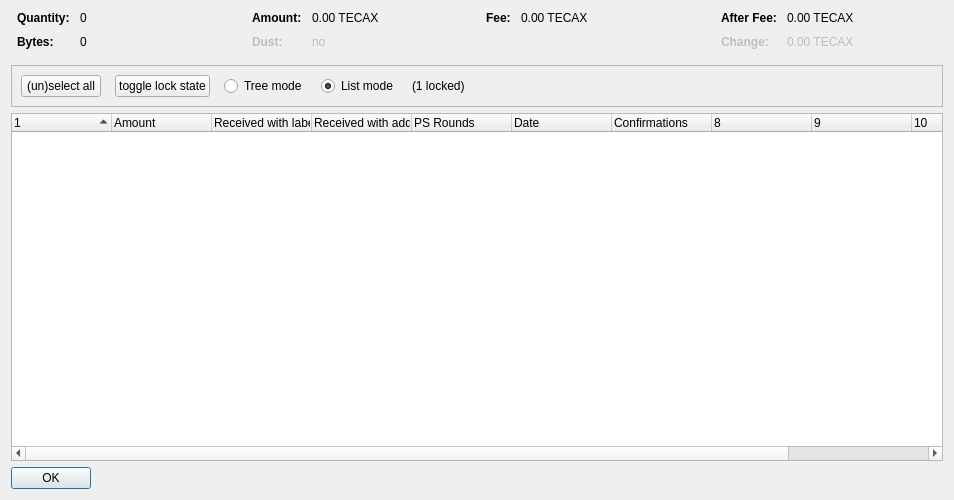
<?xml version="1.0" encoding="UTF-8"?>
<ui version="4.0">
 <class>CoinControlDialog</class>
 <widget class="QDialog" name="CoinControlDialog">
  <property name="geometry">
   <rect>
    <x>0</x>
    <y>0</y>
    <width>954</width>
    <height>500</height>
   </rect>
  </property>
  <property name="windowTitle">
   <string>Coin Selection</string>
  </property>
  <layout class="QVBoxLayout" name="verticalLayout">
   <item>
    <layout class="QHBoxLayout" name="horizontalLayoutTop" stretch="0,0,0,0">
     <property name="topMargin">
      <number>0</number>
     </property>
     <property name="bottomMargin">
      <number>10</number>
     </property>
     <item>
      <layout class="QFormLayout" name="formLayoutCoinControl1">
       <property name="horizontalSpacing">
        <number>10</number>
       </property>
       <property name="verticalSpacing">
        <number>10</number>
       </property>
       <property name="leftMargin">
        <number>6</number>
       </property>
       <property name="rightMargin">
        <number>6</number>
       </property>
       <item row="0" column="0">
        <widget class="QLabel" name="labelCoinControlQuantityText">
         <property name="font">
          <font>
           <weight>75</weight>
           <bold>true</bold>
          </font>
         </property>
         <property name="text">
          <string>Quantity:</string>
         </property>
        </widget>
       </item>
       <item row="0" column="1">
        <widget class="QLabel" name="labelCoinControlQuantity">
         <property name="cursor">
          <cursorShape>IBeamCursor</cursorShape>
         </property>
         <property name="contextMenuPolicy">
          <enum>Qt::ActionsContextMenu</enum>
         </property>
         <property name="text">
          <string notr="true">0</string>
         </property>
         <property name="textInteractionFlags">
          <set>Qt::LinksAccessibleByMouse|Qt::TextSelectableByKeyboard|Qt::TextSelectableByMouse</set>
         </property>
        </widget>
       </item>
       <item row="1" column="0">
        <widget class="QLabel" name="labelCoinControlBytesText">
         <property name="font">
          <font>
           <weight>75</weight>
           <bold>true</bold>
          </font>
         </property>
         <property name="text">
          <string>Bytes:</string>
         </property>
        </widget>
       </item>
       <item row="1" column="1">
        <widget class="QLabel" name="labelCoinControlBytes">
         <property name="cursor">
          <cursorShape>IBeamCursor</cursorShape>
         </property>
         <property name="contextMenuPolicy">
          <enum>Qt::ActionsContextMenu</enum>
         </property>
         <property name="text">
          <string notr="true">0</string>
         </property>
         <property name="textInteractionFlags">
          <set>Qt::LinksAccessibleByMouse|Qt::TextSelectableByKeyboard|Qt::TextSelectableByMouse</set>
         </property>
        </widget>
       </item>
      </layout>
     </item>
     <item>
      <layout class="QFormLayout" name="formLayoutCoinControl2">
       <property name="horizontalSpacing">
        <number>10</number>
       </property>
       <property name="verticalSpacing">
        <number>10</number>
       </property>
       <property name="leftMargin">
        <number>6</number>
       </property>
       <property name="rightMargin">
        <number>6</number>
       </property>
       <item row="0" column="0">
        <widget class="QLabel" name="labelCoinControlAmountText">
         <property name="font">
          <font>
           <weight>75</weight>
           <bold>true</bold>
          </font>
         </property>
         <property name="text">
          <string>Amount:</string>
         </property>
        </widget>
       </item>
       <item row="0" column="1">
        <widget class="QLabel" name="labelCoinControlAmount">
         <property name="cursor">
          <cursorShape>IBeamCursor</cursorShape>
         </property>
         <property name="contextMenuPolicy">
          <enum>Qt::ActionsContextMenu</enum>
         </property>
         <property name="text">
          <string notr="true">0.00 TECAX</string>
         </property>
         <property name="textInteractionFlags">
          <set>Qt::LinksAccessibleByMouse|Qt::TextSelectableByKeyboard|Qt::TextSelectableByMouse</set>
         </property>
        </widget>
       </item>
       <item row="1" column="0">
        <widget class="QLabel" name="labelCoinControlLowOutputText">
         <property name="enabled">
          <bool>false</bool>
         </property>
         <property name="font">
          <font>
           <weight>75</weight>
           <bold>true</bold>
          </font>
         </property>
         <property name="text">
          <string>Dust:</string>
         </property>
        </widget>
       </item>
       <item row="1" column="1">
        <widget class="QLabel" name="labelCoinControlLowOutput">
         <property name="enabled">
          <bool>false</bool>
         </property>
         <property name="cursor">
          <cursorShape>IBeamCursor</cursorShape>
         </property>
         <property name="contextMenuPolicy">
          <enum>Qt::ActionsContextMenu</enum>
         </property>
         <property name="text">
          <string notr="true">no</string>
         </property>
         <property name="textInteractionFlags">
          <set>Qt::LinksAccessibleByMouse|Qt::TextSelectableByKeyboard|Qt::TextSelectableByMouse</set>
         </property>
        </widget>
       </item>
      </layout>
     </item>
     <item>
      <layout class="QFormLayout" name="formLayoutCoinControl3">
       <property name="horizontalSpacing">
        <number>10</number>
       </property>
       <property name="verticalSpacing">
        <number>10</number>
       </property>
       <property name="leftMargin">
        <number>6</number>
       </property>
       <property name="rightMargin">
        <number>6</number>
       </property>
       <item row="0" column="0">
        <widget class="QLabel" name="labelCoinControlFeeText">
         <property name="font">
          <font>
           <weight>75</weight>
           <bold>true</bold>
          </font>
         </property>
         <property name="text">
          <string>Fee:</string>
         </property>
        </widget>
       </item>
       <item row="0" column="1">
        <widget class="QLabel" name="labelCoinControlFee">
         <property name="cursor">
          <cursorShape>IBeamCursor</cursorShape>
         </property>
         <property name="contextMenuPolicy">
          <enum>Qt::ActionsContextMenu</enum>
         </property>
         <property name="text">
          <string notr="true">0.00 TECAX</string>
         </property>
         <property name="textInteractionFlags">
          <set>Qt::LinksAccessibleByMouse|Qt::TextSelectableByKeyboard|Qt::TextSelectableByMouse</set>
         </property>
        </widget>
       </item>
      </layout>
     </item>
     <item>
      <layout class="QFormLayout" name="formLayoutCoinControl4">
       <property name="horizontalSpacing">
        <number>10</number>
       </property>
       <property name="verticalSpacing">
        <number>10</number>
       </property>
       <property name="leftMargin">
        <number>6</number>
       </property>
       <property name="rightMargin">
        <number>6</number>
       </property>
       <item row="0" column="0">
        <widget class="QLabel" name="labelCoinControlAfterFeeText">
         <property name="font">
          <font>
           <weight>75</weight>
           <bold>true</bold>
          </font>
         </property>
         <property name="text">
          <string>After Fee:</string>
         </property>
        </widget>
       </item>
       <item row="0" column="1">
        <widget class="QLabel" name="labelCoinControlAfterFee">
         <property name="cursor">
          <cursorShape>IBeamCursor</cursorShape>
         </property>
         <property name="contextMenuPolicy">
          <enum>Qt::ActionsContextMenu</enum>
         </property>
         <property name="text">
          <string notr="true">0.00 TECAX</string>
         </property>
         <property name="textInteractionFlags">
          <set>Qt::LinksAccessibleByMouse|Qt::TextSelectableByKeyboard|Qt::TextSelectableByMouse</set>
         </property>
        </widget>
       </item>
       <item row="1" column="0">
        <widget class="QLabel" name="labelCoinControlChangeText">
         <property name="enabled">
          <bool>false</bool>
         </property>
         <property name="font">
          <font>
           <weight>75</weight>
           <bold>true</bold>
          </font>
         </property>
         <property name="text">
          <string>Change:</string>
         </property>
        </widget>
       </item>
       <item row="1" column="1">
        <widget class="QLabel" name="labelCoinControlChange">
         <property name="enabled">
          <bool>false</bool>
         </property>
         <property name="cursor">
          <cursorShape>IBeamCursor</cursorShape>
         </property>
         <property name="contextMenuPolicy">
          <enum>Qt::ActionsContextMenu</enum>
         </property>
         <property name="text">
          <string notr="true">0.00 TECAX</string>
         </property>
         <property name="textInteractionFlags">
          <set>Qt::LinksAccessibleByMouse|Qt::TextSelectableByKeyboard|Qt::TextSelectableByMouse</set>
         </property>
        </widget>
       </item>
      </layout>
     </item>
    </layout>
   </item>
   <item>
    <widget class="QFrame" name="frame">
     <property name="minimumSize">
      <size>
       <width>0</width>
       <height>40</height>
      </size>
     </property>
     <property name="frameShape">
      <enum>QFrame::StyledPanel</enum>
     </property>
     <property name="frameShadow">
      <enum>QFrame::Sunken</enum>
     </property>
     <layout class="QHBoxLayout" name="horizontalLayout">
      <item>
       <layout class="QHBoxLayout" name="horizontalLayoutPanel" stretch="0,0,0,0,0,0">
        <property name="spacing">
         <number>14</number>
        </property>
        <item>
         <widget class="QPushButton" name="pushButtonSelectAll">
          <property name="sizePolicy">
           <sizepolicy hsizetype="Maximum" vsizetype="Fixed">
            <horstretch>0</horstretch>
            <verstretch>0</verstretch>
           </sizepolicy>
          </property>
          <property name="text">
           <string>(un)select all</string>
          </property>
          <property name="autoDefault">
           <bool>false</bool>
          </property>
         </widget>
        </item>
        <item>
         <widget class="QPushButton" name="pushButtonToggleLock">
          <property name="sizePolicy">
           <sizepolicy hsizetype="Maximum" vsizetype="Fixed">
            <horstretch>0</horstretch>
            <verstretch>0</verstretch>
           </sizepolicy>
          </property>
          <property name="text">
           <string>toggle lock state</string>
          </property>
          <property name="autoDefault">
           <bool>false</bool>
          </property>
         </widget>
        </item>
        <item>
         <widget class="QRadioButton" name="radioTreeMode">
          <property name="sizePolicy">
           <sizepolicy hsizetype="Maximum" vsizetype="Fixed">
            <horstretch>0</horstretch>
            <verstretch>0</verstretch>
           </sizepolicy>
          </property>
          <property name="text">
           <string>Tree mode</string>
          </property>
         </widget>
        </item>
        <item>
         <widget class="QRadioButton" name="radioListMode">
          <property name="sizePolicy">
           <sizepolicy hsizetype="Maximum" vsizetype="Fixed">
            <horstretch>0</horstretch>
            <verstretch>0</verstretch>
           </sizepolicy>
          </property>
          <property name="text">
           <string>List mode</string>
          </property>
          <property name="checked">
           <bool>true</bool>
          </property>
         </widget>
        </item>
        <item>
         <widget class="QLabel" name="labelLocked">
          <property name="text">
           <string>(1 locked)</string>
          </property>
         </widget>
        </item>
        <item>
         <spacer name="horizontalSpacer">
          <property name="orientation">
           <enum>Qt::Horizontal</enum>
          </property>
          <property name="sizeHint" stdset="0">
           <size>
            <width>40</width>
            <height>20</height>
           </size>
          </property>
         </spacer>
        </item>
       </layout>
      </item>
     </layout>
    </widget>
   </item>
   <item>
    <widget class="CoinControlTreeWidget" name="treeWidget">
     <property name="contextMenuPolicy">
      <enum>Qt::CustomContextMenu</enum>
     </property>
     <property name="sortingEnabled">
      <bool>false</bool>
     </property>
     <property name="columnCount">
      <number>11</number>
     </property>
     <attribute name="headerShowSortIndicator" stdset="0">
      <bool>true</bool>
     </attribute>
     <attribute name="headerStretchLastSection">
      <bool>false</bool>
     </attribute>
     <column>
      <property name="text">
       <string/>
      </property>
     </column>
     <column>
      <property name="text">
       <string>Amount</string>
      </property>
     </column>
     <column>
      <property name="text">
       <string>Received with label</string>
      </property>
     </column>
     <column>
      <property name="text">
       <string>Received with address</string>
      </property>
     </column>
     <column>
      <property name="text">
       <string>PS Rounds</string>
      </property>
     </column>
     <column>
      <property name="text">
       <string>Date</string>
      </property>
     </column>
     <column>
      <property name="text">
       <string>Confirmations</string>
      </property>
      <property name="toolTip">
       <string>Confirmed</string>
      </property>
     </column>
     <column>
      <property name="text">
       <string/>
      </property>
     </column>
     <column>
      <property name="text">
       <string/>
      </property>
     </column>
     <column>
      <property name="text">
       <string/>
      </property>
     </column>
     <column>
      <property name="text">
       <string/>
      </property>
     </column>
    </widget>
   </item>
   <item>
    <widget class="QDialogButtonBox" name="buttonBox">
     <property name="sizePolicy">
      <sizepolicy hsizetype="Maximum" vsizetype="Fixed">
       <horstretch>0</horstretch>
       <verstretch>0</verstretch>
      </sizepolicy>
     </property>
     <property name="orientation">
      <enum>Qt::Horizontal</enum>
     </property>
     <property name="standardButtons">
      <set>QDialogButtonBox::Ok</set>
     </property>
    </widget>
   </item>
  </layout>
 </widget>
 <customwidgets>
  <customwidget>
   <class>CoinControlTreeWidget</class>
   <extends>QTreeWidget</extends>
   <header>coincontroltreewidget.h</header>
  </customwidget>
 </customwidgets>
 <resources/>
 <connections/>
</ui>
